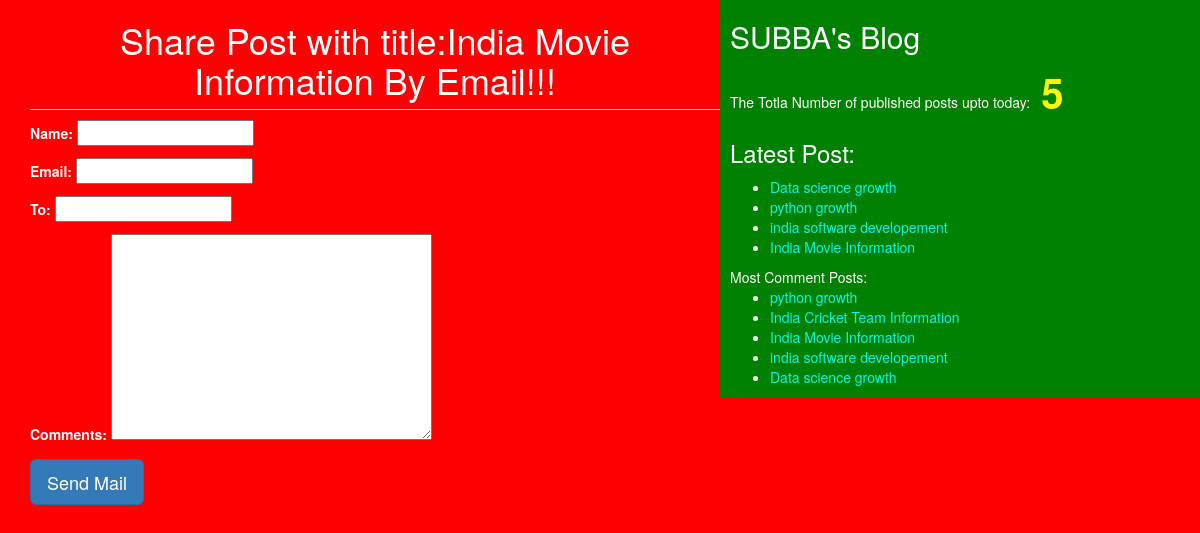
The app's page /2/share/ with its own data.
### blog/models.py (models this page shows, shortened)
class Post(models.Model):
    STATUS_CHOICES=(('draft','Draft'),('published','Published'))
    title=models.CharField(max_length=256)
    slug=models.SlugField(max_length=264,unique_for_date='publish')
    author=models.ForeignKey(User, related_name='blog_posts',on_delete=models.PROTECT)
    body=models.TextField()
    publish=models.DateTimeField(default=timezone.now)
    created=models.DateTimeField(auto_now_add=True)
    updated=models.DateTimeField(auto_now=True)
    status=models.CharField(max_length=10,choices=STATUS_CHOICES,default='draft')
    objects=CustomManager()
    tags=TaggableManager()
    class Meta:
        ordering=('-publish',)
    def get_absolute_url(self):
        return reverse('post_detail',args=[self.publish.year,self.publish.strftime('%m'),self.publish.strftime('%d'),self.slug])

### blog/views.py (the view)
# urls.py: url(r'^(?P<id>\d+)/share/$',views.mail_send_view)
def mail_send_view(request,id):
    post=get_object_or_404(Post,id=id,status='published')
    sent=False
    if request.method=='POST':
        form=EmailSendForm(request.POST)
        if form.is_valid():
            cd=form.cleaned_data
            subject='{}({})recomandeds you to read"{}"'.format(cd['name'],cd['email'],post.title)
            post_url=request.build_absolute_uri(post.get_absolute_url())
            message='Read Post At:\n {}\n\n{}\'s Comments:\n{}'.format(post_url,cd['name'],cd['comments'])
            send_mail(subject,'message','durga@blog.com',[cd['to']])
            sent=True
    else:
        form=EmailSendForm()
    return render(request,'blog/sharebymail.html',{'form':form,'post':post,'sent':sent})

### blog/forms.py
class EmailSendForm(forms.Form):
    name=forms.CharField()
    email=forms.EmailField()
    to=forms.EmailField()
    comments=forms.CharField(required=False,widget=forms.Textarea)

### blog/models.py (called while the page is built)
    def get_queryset(self):
        return super().get_queryset().filter(status='published')

### blog/templatetags/blog_tags.py (called while the page is built)
@register.simple_tag(name='my_tag')
def total_posts():
    return Post.objects.count()

@register.inclusion_tag('blog/latest_posts123.html')
def show_latest_posts(count=3):
    latest_posts=Post.objects.order_by('-publish')[:count]
    return {'latest_posts':latest_posts}

@register.simple_tag()
def get_most_commented_posts(count=5):
    return Post.objects.annotate(total_comments=Count('comments')).order_by('-total_comments')[:count]

### templates/blog/sharebymail.html (shortened to what this page needs)
{%extends 'blog/base.html'%}
{%block content%}
{%if sent%}
<h1>Email Successfully Sent</h1>
<h2>Post with the title:{{post.title}} information shared by email</h2>
{%else%}
<h1>Share Post with title:{{post.title}} By Email!!!</h1>
<form method="post">
    {{form.as_p}}
    <input type="submit" class="btn btn-primary btn-lg" value="Send Mail">
</form>
{%endif%}
{%endblock%}

### templates/blog/base.html (shortened to what this page needs)
<!DOCTYPE html>
{%load blog_tags%}
{%load staticfiles%}
<html lang="en">
<head>
    <link rel="stylesheet" href="https://maxcdn.bootstrapcdn.com/bootstrap/3.3.7/css/bootstrap.min.css">
    <link rel="stylesheet" href="{%static 'css/blog.css'%}">
</head>
<body>
<div class="content">
    {%block content%}{%endblock%}
</div>
<div class="sidebar">
    <h2>SUBBA's Blog</h2>
    <p>The Totla Number of published posts upto today:<span id="pcount"> {% my_tag %}</span></p>
<h3>Latest Post:</h3>{%show_latest_posts 4%}
    <h>Most Comment Posts:</h>
    {%get_most_commented_posts as most_commented_posts%}
    <ul>
        {%for post in most_commented_posts%}
        <li><a href="{{post.get_absolute_url}}"> {{post.title}}</a></li>
    {%endfor%}
    </ul>
</div>
</body>
</html>

### templates/blog/latest_posts123.html
<ul>
    {%for post in latest_posts%}
    <li><a href="{{post.get_absolute_url}}"> {{post.title}}</a></li>
    {%endfor%}
</ul>

### static/css/blog.css (style rules this page uses)
.content { width:60%; float:left; }
.sidebar { width:40%; float:right; }

### templates/blog/base.html (style rules this page uses)
.content { width:60%; float:left; padding:0 0 0 30px; background:red; }
.sidebar { width:40%; float:right; padding:0 0 0 10px; background:green; height:100%; }
h1 { text-align:center; border-bottom:1px solid yellow; padding-bottom:10px; }
body { color:white; background:red; }
a { color:#0cf2e7; }
#pcount { font-size:40px; color:yellow; font-weight:bold; }

### records on screen
Post: title "India Movie Information"
Post: title "Data science growth"
Post: title "python growth"
Post: title "india software developement"
Post: title "India Cricket Team Information"
